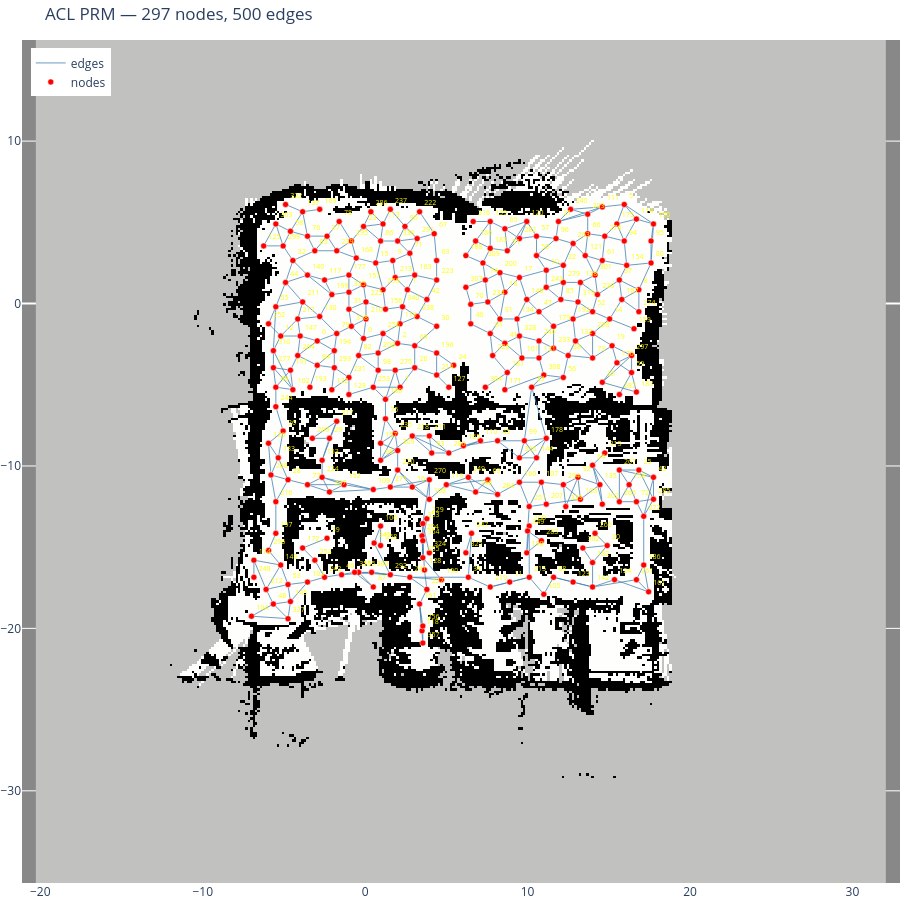

Notebook source saved alongside this figure:
### Markdown cell above
# ACL Graph Editor
Inspect, delete nodes, mark flag/spawn nodes, and save the ACL PRM graph.

**Workflow:**
1. Run **Cell 1** — loads graph + renders interactive Plotly map (hover to see node IDs)
2. Run **Cell 2** — delete nodes by ID
3. Run **Cell 3** — mark flag hypothesis nodes
4. Run **Cell 4** — mark Blue / Red spawn nodes
5. Run **Cell 5** — save updated graph

### Code cell
# ── Cell 1: Load & Display ──────────────────────────────────────────────────
import pickle, networkx as nx
import numpy as np
import plotly.graph_objects as go
from PIL import Image

GRAPH_PATH = 'acl_graph.pkl'
PGM_PATH   = 'acl_merged.pgm'

with open(GRAPH_PATH, 'rb') as f:
    G = pickle.load(f)

img = np.array(Image.open(PGM_PATH).convert('L'))
H, W = img.shape
res  = 0.15
ox, oy = -20.2, -35.6

def px_to_world(col, row):
    return ox + col * res, oy + (H - 1 - row) * res

# ── Build Plotly figure ──────────────────────────────────────────────────────
fig = go.Figure()

# Background map as a heatmap
fig.add_trace(go.Heatmap(
    z=img[::-1],          # flip so y increases upward
    colorscale='Gray',
    showscale=False,
    x0=ox, dx=res,
    y0=oy, dy=res,
    hoverinfo='skip',
))

# Edges
edge_x, edge_y = [], []
for u, v in G.edges():
    edge_x += [G.nodes[u]['x'], G.nodes[v]['x'], None]
    edge_y += [G.nodes[u]['y'], G.nodes[v]['y'], None]
fig.add_trace(go.Scatter(
    x=edge_x, y=edge_y,
    mode='lines',
    line=dict(color='steelblue', width=0.8),
    hoverinfo='skip',
    name='edges',
))

# Nodes
node_x = [G.nodes[n]['x'] for n in G.nodes()]
node_y = [G.nodes[n]['y'] for n in G.nodes()]
node_ids = list(G.nodes())
node_text = [
    f'node {n}<br>x={G.nodes[n]["x"]:.2f}, y={G.nodes[n]["y"]:.2f}<br>degree={G.degree(n)}'
    for n in G.nodes()
]
fig.add_trace(go.Scatter(
    x=node_x, y=node_y,
    mode='markers+text',
    marker=dict(color='red', size=6, line=dict(color='white', width=0.5)),
    text=[str(n) for n in G.nodes()],
    textposition='top right',
    textfont=dict(size=7, color='yellow'),
    hovertext=node_text,
    hoverinfo='text',
    name='nodes',
))

fig.update_layout(
    title=f'ACL PRM — {G.number_of_nodes()} nodes, {G.number_of_edges()} edges',
    width=900, height=900,
    yaxis=dict(scaleanchor='x', scaleratio=1),
    plot_bgcolor='#888',
    margin=dict(l=0, r=0, t=40, b=0),
    legend=dict(x=0.01, y=0.99),
)

fig.show()
print(f'Loaded: {G.number_of_nodes()} nodes, {G.number_of_edges()} edges')
print('Hover over nodes to see IDs. Zoom/pan freely.')

### Figure 1 — Plotly figure (JSON) as saved in the notebook; plotly's stock layout.template omitted (floating-point values rounded to 4 significant figures; data arrays with more than 128 entries replaced by an {"elided": "..."} marker saying what was removed)
{"data": [{"colorscale": [[0, "rgb(0, 0, 0)"], [0.09091, "rgb(16, 16, 16)"], [0.1818, "rgb(38, 38, 38)"], [0.2727, "rgb(59, 59, 59)"], [0.3636, "rgb(81, 80, 80)"], [0.4545, "rgb(102, 101, 101)"], [0.5455, "rgb(124, 123, 122)"], [0.6364, "rgb(146, 146, 145)"], [0.7273, "rgb(171, 171, 170)"], [0.8182, "rgb(197, 197, 195)"], [0.9091, "rgb(224, 224, 223)"], [1, "rgb(254, 254, 253)"]], "dx": 0.15, "dy": 0.15, "hoverinfo": "skip", "showscale": false, "type": "heatmap", "x0": -20.2, "y0": -35.6, "z": {"elided": "346x349 int values"}}, {"hoverinfo": "skip", "line": {"color": "steelblue", "width": 0.8}, "mode": "lines", "name": "edges", "type": "scatter", "x": {"elided": "1500 float values"}, "y": {"elided": "1500 float values"}}, {"hoverinfo": "text", "hovertext": {"elided": "297 str values"}, "marker": {"color": "red", "line": {"color": "white", "width": 0.5}, "size": 6}, "mode": "markers+text", "name": "nodes", "text": {"elided": "297 str values"}, "textfont": {"color": "yellow", "size": 7}, "textposition": "top right", "type": "scatter", "x": {"elided": "297 float values"}, "y": {"elided": "297 float values"}}], "layout": {"height": 900, "legend": {"x": 0.01, "y": 0.99}, "margin": {"b": 0, "l": 0, "r": 0, "t": 40}, "plot_bgcolor": "#888", "title": {"text": "ACL PRM — 297 nodes, 500 edges"}, "width": 900, "yaxis": {"scaleanchor": "x", "scaleratio": 1}}}
